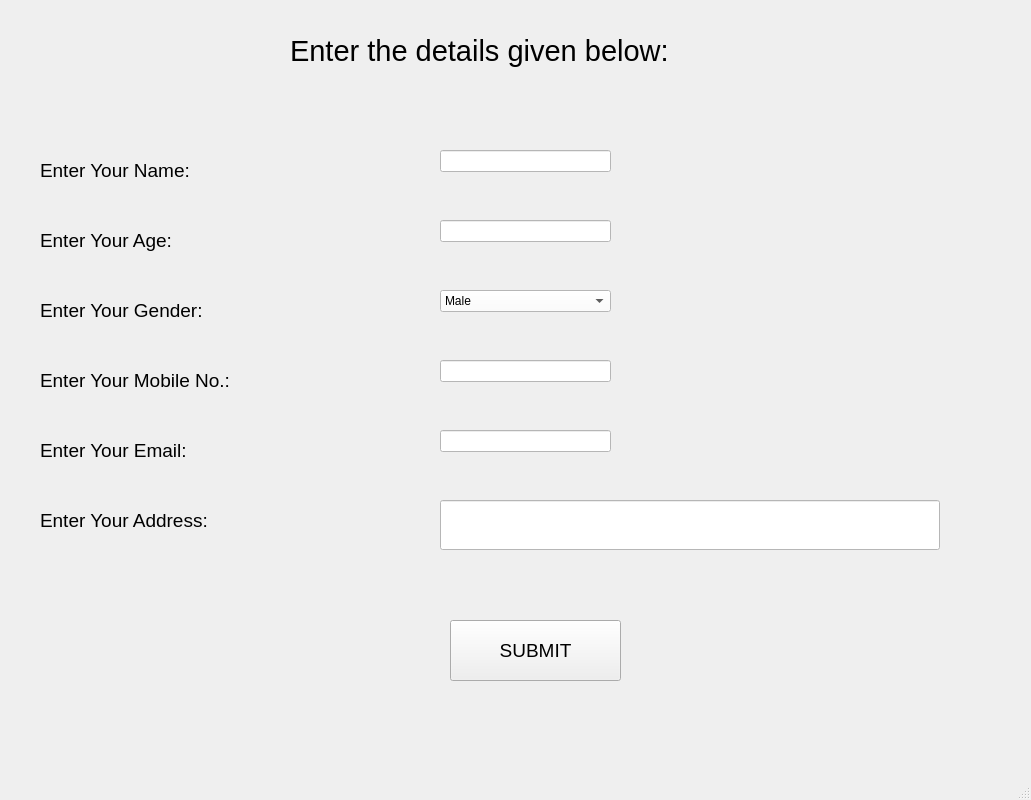
<?xml version="1.0" encoding="UTF-8"?>
<ui version="4.0">
 <class>MainWindow</class>
 <widget class="QMainWindow" name="MainWindow">
  <property name="geometry">
   <rect>
    <x>0</x>
    <y>0</y>
    <width>1031</width>
    <height>800</height>
   </rect>
  </property>
  <property name="windowTitle">
   <string>MainWindow</string>
  </property>
  <widget class="QWidget" name="centralwidget">
   <widget class="QLabel" name="label_15">
    <property name="geometry">
     <rect>
      <x>290</x>
      <y>30</y>
      <width>411</width>
      <height>41</height>
     </rect>
    </property>
    <property name="font">
     <font>
      <pointsize>22</pointsize>
     </font>
    </property>
    <property name="styleSheet">
     <string notr="true">font: &quot;Open Sans&quot;;</string>
    </property>
    <property name="text">
     <string>Enter the details given below:</string>
    </property>
   </widget>
   <widget class="QLabel" name="label_16">
    <property name="geometry">
     <rect>
      <x>40</x>
      <y>150</y>
      <width>411</width>
      <height>41</height>
     </rect>
    </property>
    <property name="font">
     <font>
      <weight>50</weight>
      <italic>false</italic>
      <bold>false</bold>
     </font>
    </property>
    <property name="styleSheet">
     <string notr="true">font: &quot;Open Sans&quot;;</string>
    </property>
    <property name="text">
     <string>&lt;html&gt;&lt;head/&gt;&lt;body&gt;&lt;p&gt;&lt;span style=&quot; font-size:14pt;&quot;&gt;Enter Your Name:&lt;/span&gt;&lt;/p&gt;&lt;/body&gt;&lt;/html&gt;</string>
    </property>
   </widget>
   <widget class="QLineEdit" name="lineEdit">
    <property name="geometry">
     <rect>
      <x>440</x>
      <y>150</y>
      <width>171</width>
      <height>22</height>
     </rect>
    </property>
    <property name="styleSheet">
     <string notr="true">background-color:#fff;</string>
    </property>
    <property name="text">
     <string/>
    </property>
   </widget>
   <widget class="QComboBox" name="comboBox">
    <property name="geometry">
     <rect>
      <x>440</x>
      <y>290</y>
      <width>171</width>
      <height>22</height>
     </rect>
    </property>
    <property name="styleSheet">
     <string notr="true">background-color:#fff;</string>
    </property>
    <item>
     <property name="text">
      <string>Male</string>
     </property>
    </item>
    <item>
     <property name="text">
      <string>Female</string>
     </property>
    </item>
   </widget>
   <widget class="QLabel" name="label_17">
    <property name="geometry">
     <rect>
      <x>40</x>
      <y>220</y>
      <width>411</width>
      <height>41</height>
     </rect>
    </property>
    <property name="font">
     <font>
      <weight>50</weight>
      <italic>false</italic>
      <bold>false</bold>
     </font>
    </property>
    <property name="styleSheet">
     <string notr="true">font: &quot;Open Sans&quot;;</string>
    </property>
    <property name="text">
     <string>&lt;html&gt;&lt;head/&gt;&lt;body&gt;&lt;p&gt;&lt;span style=&quot; font-size:14pt;&quot;&gt;Enter Your Age:&lt;/span&gt;&lt;/p&gt;&lt;/body&gt;&lt;/html&gt;</string>
    </property>
   </widget>
   <widget class="QLabel" name="label_18">
    <property name="geometry">
     <rect>
      <x>40</x>
      <y>290</y>
      <width>411</width>
      <height>41</height>
     </rect>
    </property>
    <property name="font">
     <font>
      <weight>50</weight>
      <italic>false</italic>
      <bold>false</bold>
     </font>
    </property>
    <property name="styleSheet">
     <string notr="true">font: &quot;Open Sans&quot;;</string>
    </property>
    <property name="text">
     <string>&lt;html&gt;&lt;head/&gt;&lt;body&gt;&lt;p&gt;&lt;span style=&quot; font-size:14pt;&quot;&gt;Enter Your Gender:&lt;/span&gt;&lt;/p&gt;&lt;/body&gt;&lt;/html&gt;</string>
    </property>
   </widget>
   <widget class="QLabel" name="label_19">
    <property name="geometry">
     <rect>
      <x>40</x>
      <y>360</y>
      <width>411</width>
      <height>41</height>
     </rect>
    </property>
    <property name="font">
     <font>
      <weight>50</weight>
      <italic>false</italic>
      <bold>false</bold>
     </font>
    </property>
    <property name="styleSheet">
     <string notr="true">font: &quot;Open Sans&quot;;</string>
    </property>
    <property name="text">
     <string>&lt;html&gt;&lt;head/&gt;&lt;body&gt;&lt;p&gt;&lt;span style=&quot; font-size:14pt;&quot;&gt;Enter Your Mobile No.:&lt;/span&gt;&lt;/p&gt;&lt;/body&gt;&lt;/html&gt;</string>
    </property>
   </widget>
   <widget class="QLabel" name="label_20">
    <property name="geometry">
     <rect>
      <x>40</x>
      <y>430</y>
      <width>411</width>
      <height>41</height>
     </rect>
    </property>
    <property name="font">
     <font>
      <weight>50</weight>
      <italic>false</italic>
      <bold>false</bold>
     </font>
    </property>
    <property name="styleSheet">
     <string notr="true">font: &quot;Open Sans&quot;;</string>
    </property>
    <property name="text">
     <string>&lt;html&gt;&lt;head/&gt;&lt;body&gt;&lt;p&gt;&lt;span style=&quot; font-size:14pt;&quot;&gt;Enter Your Email:&lt;/span&gt;&lt;/p&gt;&lt;/body&gt;&lt;/html&gt;</string>
    </property>
   </widget>
   <widget class="QLabel" name="label_21">
    <property name="geometry">
     <rect>
      <x>40</x>
      <y>500</y>
      <width>411</width>
      <height>41</height>
     </rect>
    </property>
    <property name="font">
     <font>
      <weight>50</weight>
      <italic>false</italic>
      <bold>false</bold>
     </font>
    </property>
    <property name="styleSheet">
     <string notr="true">font: &quot;Open Sans&quot;;</string>
    </property>
    <property name="text">
     <string>&lt;html&gt;&lt;head/&gt;&lt;body&gt;&lt;p&gt;&lt;span style=&quot; font-size:14pt;&quot;&gt;Enter Your Address:&lt;/span&gt;&lt;/p&gt;&lt;/body&gt;&lt;/html&gt;</string>
    </property>
   </widget>
   <widget class="QLineEdit" name="lineEdit_2">
    <property name="geometry">
     <rect>
      <x>440</x>
      <y>220</y>
      <width>171</width>
      <height>22</height>
     </rect>
    </property>
    <property name="styleSheet">
     <string notr="true">background-color:#fff;</string>
    </property>
    <property name="text">
     <string/>
    </property>
   </widget>
   <widget class="QLineEdit" name="lineEdit_3">
    <property name="geometry">
     <rect>
      <x>440</x>
      <y>360</y>
      <width>171</width>
      <height>22</height>
     </rect>
    </property>
    <property name="styleSheet">
     <string notr="true">background-color:#fff;</string>
    </property>
    <property name="text">
     <string/>
    </property>
   </widget>
   <widget class="QLineEdit" name="lineEdit_4">
    <property name="geometry">
     <rect>
      <x>440</x>
      <y>430</y>
      <width>171</width>
      <height>22</height>
     </rect>
    </property>
    <property name="styleSheet">
     <string notr="true">background-color:#fff;</string>
    </property>
    <property name="text">
     <string/>
    </property>
   </widget>
   <widget class="QLineEdit" name="lineEdit_5">
    <property name="geometry">
     <rect>
      <x>440</x>
      <y>500</y>
      <width>500</width>
      <height>50</height>
     </rect>
    </property>
    <property name="styleSheet">
     <string notr="true">background-color:#fff;</string>
    </property>
    <property name="text">
     <string/>
    </property>
   </widget>
   <widget class="QPushButton" name="pushButton">
    <property name="geometry">
     <rect>
      <x>450</x>
      <y>620</y>
      <width>171</width>
      <height>61</height>
     </rect>
    </property>
    <property name="font">
     <font>
      <pointsize>14</pointsize>
     </font>
    </property>
    <property name="styleSheet">
     <string notr="true">font: &quot;Open Sans&quot;;</string>
    </property>
    <property name="text">
     <string>SUBMIT</string>
    </property>
   </widget>
  </widget>
  <widget class="QMenuBar" name="menubar">
   <property name="geometry">
    <rect>
     <x>0</x>
     <y>0</y>
     <width>1031</width>
     <height>21</height>
    </rect>
   </property>
  </widget>
  <widget class="QStatusBar" name="statusbar"/>
 </widget>
 <resources/>
 <connections/>
</ui>
